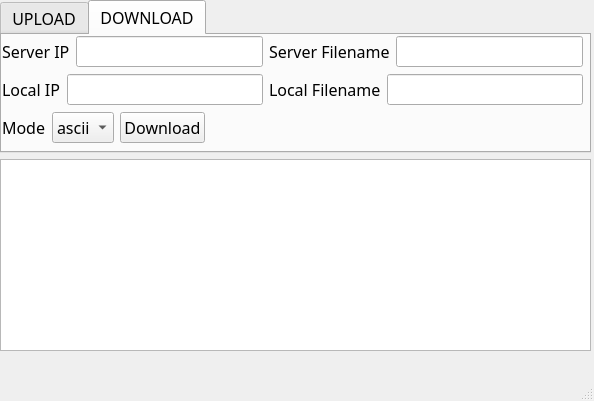
<?xml version="1.0" encoding="UTF-8"?>
<ui version="4.0">
 <class>MainWindow</class>
 <widget class="QMainWindow" name="MainWindow">
  <property name="geometry">
   <rect>
    <x>0</x>
    <y>0</y>
    <width>594</width>
    <height>401</height>
   </rect>
  </property>
  <property name="windowTitle">
   <string>MainWindow</string>
  </property>
  <widget class="QWidget" name="centralwidget">
   <property name="font">
    <font>
     <family>黑体</family>
     <pointsize>12</pointsize>
    </font>
   </property>
   <widget class="QWidget" name="verticalLayoutWidget_2">
    <property name="geometry">
     <rect>
      <x>0</x>
      <y>0</y>
      <width>591</width>
      <height>351</height>
     </rect>
    </property>
    <layout class="QVBoxLayout" name="verticalLayout_3">
     <item>
      <widget class="QTabWidget" name="tabWidget">
       <property name="font">
        <font>
         <family>黑体</family>
         <pointsize>12</pointsize>
        </font>
       </property>
       <property name="currentIndex">
        <number>1</number>
       </property>
       <widget class="QWidget" name="tab">
        <attribute name="title">
         <string>UPLOAD</string>
        </attribute>
        <widget class="QWidget" name="verticalLayoutWidget">
         <property name="geometry">
          <rect>
           <x>0</x>
           <y>0</y>
           <width>571</width>
           <height>114</height>
          </rect>
         </property>
         <layout class="QVBoxLayout" name="verticalLayout_2">
          <item>
           <layout class="QHBoxLayout" name="horizontalLayout_6">
            <item>
             <widget class="QPushButton" name="PathChoose">
              <property name="font">
               <font>
                <family>黑体</family>
                <pointsize>12</pointsize>
               </font>
              </property>
              <property name="text">
               <string>Choose File</string>
              </property>
             </widget>
            </item>
            <item>
             <widget class="QLineEdit" name="PathShow"/>
            </item>
           </layout>
          </item>
          <item>
           <layout class="QHBoxLayout" name="horizontalLayout_5">
            <item>
             <widget class="QLabel" name="label">
              <property name="font">
               <font>
                <family>黑体</family>
                <pointsize>12</pointsize>
               </font>
              </property>
              <property name="text">
               <string>Local IP</string>
              </property>
             </widget>
            </item>
            <item>
             <widget class="QLineEdit" name="uploadLocalIP"/>
            </item>
            <item>
             <widget class="QLabel" name="label_2">
              <property name="font">
               <font>
                <family>黑体</family>
                <pointsize>12</pointsize>
               </font>
              </property>
              <property name="text">
               <string>Server IP</string>
              </property>
             </widget>
            </item>
            <item>
             <widget class="QLineEdit" name="uploadServerIP"/>
            </item>
           </layout>
          </item>
          <item>
           <layout class="QHBoxLayout" name="horizontalLayout_3">
            <item>
             <widget class="QLabel" name="label_3">
              <property name="font">
               <font>
                <family>黑体</family>
                <pointsize>12</pointsize>
               </font>
              </property>
              <property name="text">
               <string>Mode</string>
              </property>
             </widget>
            </item>
            <item>
             <widget class="QComboBox" name="uploadMode">
              <property name="font">
               <font>
                <family>黑体</family>
                <pointsize>12</pointsize>
               </font>
              </property>
              <item>
               <property name="text">
                <string>ascii</string>
               </property>
              </item>
              <item>
               <property name="text">
                <string>bin</string>
               </property>
              </item>
             </widget>
            </item>
            <item>
             <widget class="QPushButton" name="uploadButton">
              <property name="font">
               <font>
                <family>黑体</family>
                <pointsize>12</pointsize>
               </font>
              </property>
              <property name="text">
               <string>Upload</string>
              </property>
             </widget>
            </item>
            <item>
             <spacer name="horizontalSpacer_2">
              <property name="orientation">
               <enum>Qt::Horizontal</enum>
              </property>
              <property name="sizeHint" stdset="0">
               <size>
                <width>40</width>
                <height>20</height>
               </size>
              </property>
             </spacer>
            </item>
           </layout>
          </item>
         </layout>
        </widget>
       </widget>
       <widget class="QWidget" name="tab_2">
        <attribute name="title">
         <string>DOWNLOAD</string>
        </attribute>
        <widget class="QWidget" name="verticalLayoutWidget_3">
         <property name="geometry">
          <rect>
           <x>0</x>
           <y>0</y>
           <width>581</width>
           <height>111</height>
          </rect>
         </property>
         <layout class="QVBoxLayout" name="verticalLayout_4">
          <item>
           <layout class="QHBoxLayout" name="horizontalLayout_4">
            <item>
             <widget class="QLabel" name="label_6">
              <property name="text">
               <string>Server IP</string>
              </property>
             </widget>
            </item>
            <item>
             <widget class="QLineEdit" name="downloadServerIP"/>
            </item>
            <item>
             <widget class="QLabel" name="label_4">
              <property name="text">
               <string>Server Filename</string>
              </property>
             </widget>
            </item>
            <item>
             <widget class="QLineEdit" name="downloadServerFilename"/>
            </item>
           </layout>
          </item>
          <item>
           <layout class="QHBoxLayout" name="horizontalLayout">
            <item>
             <widget class="QLabel" name="label_7">
              <property name="text">
               <string>Local IP</string>
              </property>
             </widget>
            </item>
            <item>
             <widget class="QLineEdit" name="downloadLocalIP"/>
            </item>
            <item>
             <widget class="QLabel" name="label_5">
              <property name="text">
               <string>Local Filename</string>
              </property>
             </widget>
            </item>
            <item>
             <widget class="QLineEdit" name="downloadLocalFilename"/>
            </item>
           </layout>
          </item>
          <item>
           <layout class="QHBoxLayout" name="horizontalLayout_2">
            <item>
             <widget class="QLabel" name="label_8">
              <property name="text">
               <string>Mode</string>
              </property>
             </widget>
            </item>
            <item>
             <widget class="QComboBox" name="downloadMode">
              <item>
               <property name="text">
                <string>ascii</string>
               </property>
              </item>
              <item>
               <property name="text">
                <string>bin</string>
               </property>
              </item>
             </widget>
            </item>
            <item>
             <widget class="QPushButton" name="downloadButton">
              <property name="text">
               <string>Download</string>
              </property>
             </widget>
            </item>
            <item>
             <spacer name="horizontalSpacer">
              <property name="orientation">
               <enum>Qt::Horizontal</enum>
              </property>
              <property name="sizeHint" stdset="0">
               <size>
                <width>40</width>
                <height>20</height>
               </size>
              </property>
             </spacer>
            </item>
           </layout>
          </item>
         </layout>
        </widget>
       </widget>
      </widget>
     </item>
     <item>
      <widget class="QTextBrowser" name="output">
       <property name="font">
        <font>
         <family>黑体</family>
         <pointsize>12</pointsize>
        </font>
       </property>
      </widget>
     </item>
    </layout>
   </widget>
  </widget>
  <widget class="QMenuBar" name="menubar">
   <property name="geometry">
    <rect>
     <x>0</x>
     <y>0</y>
     <width>594</width>
     <height>23</height>
    </rect>
   </property>
  </widget>
  <widget class="QStatusBar" name="statusbar"/>
 </widget>
 <resources/>
 <connections/>
</ui>
